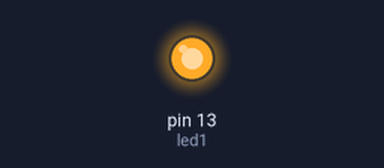
This sketch was run on a simulated Arduino Uno, built with avr-gcc and run on an emulated ATmega328P. Shown: output pins drawn as LEDs (lit = HIGH).

Above: at 0.5 s.
At 5.0 s:
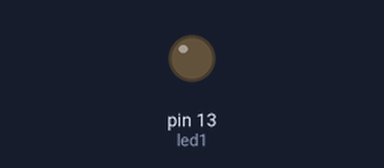
Timing chart, 0 to 6.9 s (numbered marks = the images above):
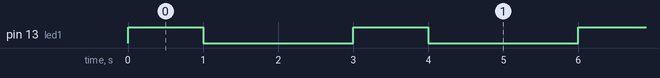

Measured:
- by itself, pin 13 (led1): alternates HIGH for 1.0 s and LOW for 2.0 s

The sketch:

single_bulb_blink_code_copy_.ino
```cpp
int led1=13;
void setup()
{
 pinMode(13,OUTPUT);
}

void loop()
 {
digitalWrite(led1,HIGH);
delay(1000);
digitalWrite(led1,LOW);
delay(2000);
}
```
